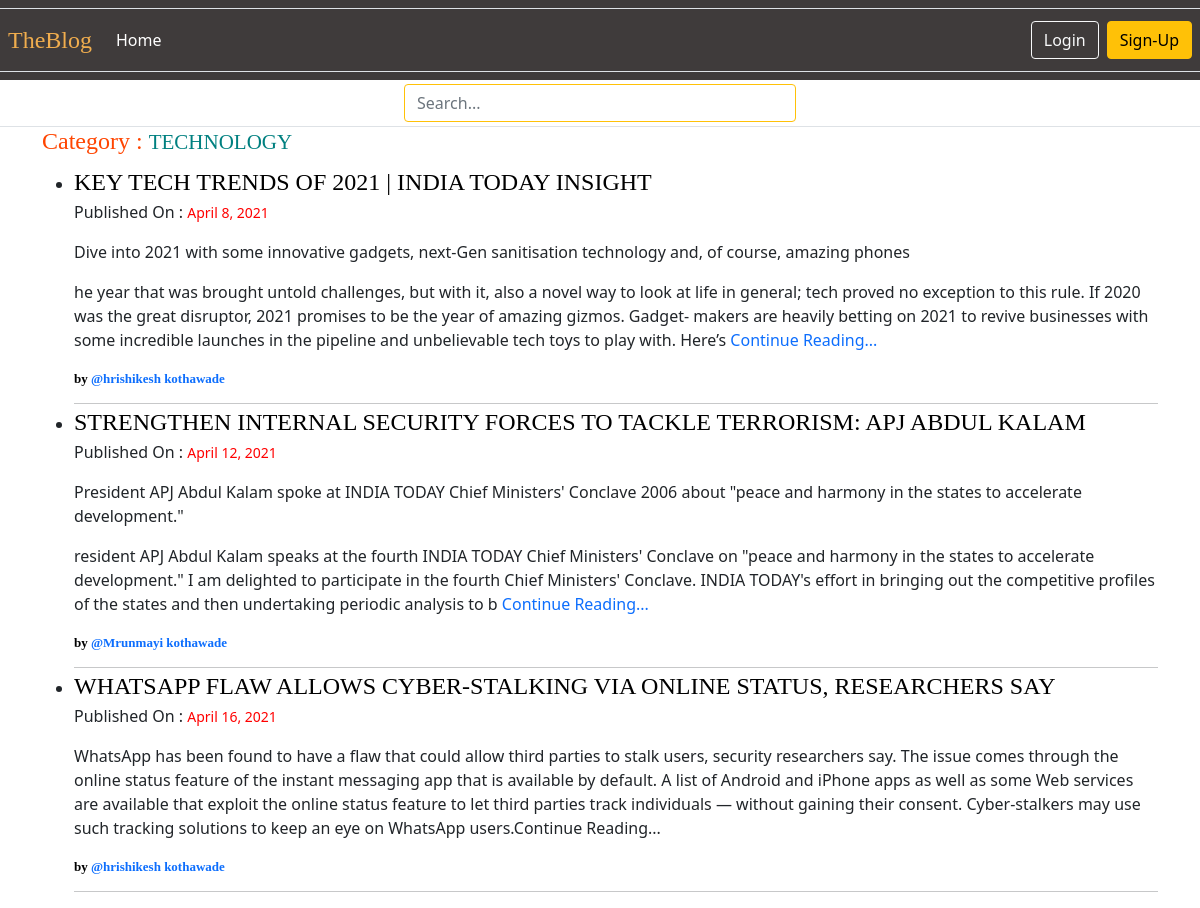
The page /category/technology/ on the database its author committed.
### theblog/models.py (models this page shows, shortened)
class Post(models.Model):
    title = models.CharField(max_length=250)
    header_image = models.ImageField(null = True,blank=True,upload_to="images/")
    title_tag = models.CharField(max_length=250,default='Welcome To TheBlog')
    author = models.ForeignKey(User,on_delete=models.CASCADE)
    posting_date = models.DateField(auto_now_add=True)
    body = RichTextField(blank=True,null=True)
    category = models.CharField(max_length=255,default='other')
    likes = models.ManyToManyField(User,related_name='blog_posts',blank=True)

### theblog/views.py (the view)
# urls.py: path('category/<str:cats>/',views.CategoryView,name = 'category'),
def CategoryView(request,cats):
    category_posts = Post.objects.filter(category=cats.replace("-"," "))
    return render(request,'categories.html',{'cats':cats.replace('-',' '),'category_posts':category_posts})

### theblog/templates/categories.html (shortened to what this page needs)
{% extends 'base.html' %}
{% block content %}
{% if category_posts %}
<h1 style="font-family:serif;font-size:x-large;text-align: left;color: orangered;">Category : <small
        style="color: teal;">{{cats|upper}}</small></h1>
<ul>
    {% for post in category_posts %}
    <li>
        <a href="{% url 'article-detail' pk=post.pk%}"
            style="font-family:Georgia, 'Times New Roman', Times, serif;font-size:x-large;text-decoration:none;text-align:center;color: black;">
        {{post.title|upper}}</a>
        <p>Published On : <small style="color: red;">{{post.posting_date}}</small></p>
        <p style="font-family: cursive;font-size: medium;color:gray;text-align:justify">{{post.body|slice:500|safe}} <a
                style="text-decoration: none;" href="{% url 'article-detail' pk=post.pk %}">Continue Reading...</a></p>
        <h6 style="text-align:left;"><strong><a href="#"
                    style="text-decoration: none;font-family:Georgia;font-size: small;"><small
                        style="font-family: Georgia;color:black;font-size: small;">by</small> @{{post.author}}
                    {{post.author.last_name|lower}}</a></strong></h6>
    </li>
    <hr style="margin-bottom: 0px;">
    {% endfor %}
</ul>
{% else %}
<h2 style="font-family:cursive;text-decoration:wavy;color: tomato;">Sorry! But {{cats}} is not exist,please try with another category </h2>
{% endif %}
{% endblock %}

### rows shown on the page
Post: title "KEY TECH TRENDS OF 2021 | INDIA TODAY INSIGHT", posting_date "April 8, 2021", body "Dive into 2021 with some innovative gadgets, next-Gen sanitisation technology and, of course, amazing phones he year that was brought untold challenges, but with it, also a novel way to look at life in general; tech proved no exception to this rule. If 2020 was the great disruptor, 2021 promises to be the year of amazing gizmos. Gadget- makers are heavily betting on 2021 to revive businesses with some incredible launches in the pipeline and unbelievable tech toys to play with. Here’s", author "hrishikesh", author.last_name "kothawade"
Post: title "STRENGTHEN INTERNAL SECURITY FORCES TO TACKLE TERRORISM: APJ ABDUL KALAM", posting_date "April 12, 2021", body "President APJ Abdul Kalam spoke at INDIA TODAY Chief Ministers' Conclave 2006 about \"peace and harmony in the states to accelerate development.\" resident APJ Abdul Kalam speaks at the fourth INDIA TODAY Chief Ministers' Conclave on \"peace and harmony in the states to accelerate development.\" I am delighted to participate in the fourth Chief Ministers' Conclave. INDIA TODAY's effort in bringing out the competitive profiles of the states and then undertaking periodic analysis to b", author "Mrunmayi", author.last_name "kothawade"
Post: title "WHATSAPP FLAW ALLOWS CYBER-STALKING VIA ONLINE STATUS, RESEARCHERS SAY", posting_date "April 16, 2021", body "WhatsApp has been found to have a flaw that could allow third parties to stalk users, security researchers say. The issue comes through the online status feature of the instant messaging app that is available by default. A list of Android and iPhone apps as well as some Web services are available that exploit the online status feature to let third parties track individuals — without gaining their consent. Cyber-stalkers may use such tracking solutions to keep an eye on WhatsApp users.", author "hrishikesh", author.last_name "kothawade"

### other values the page prints
{{ cats|upper }} "TECHNOLOGY"
